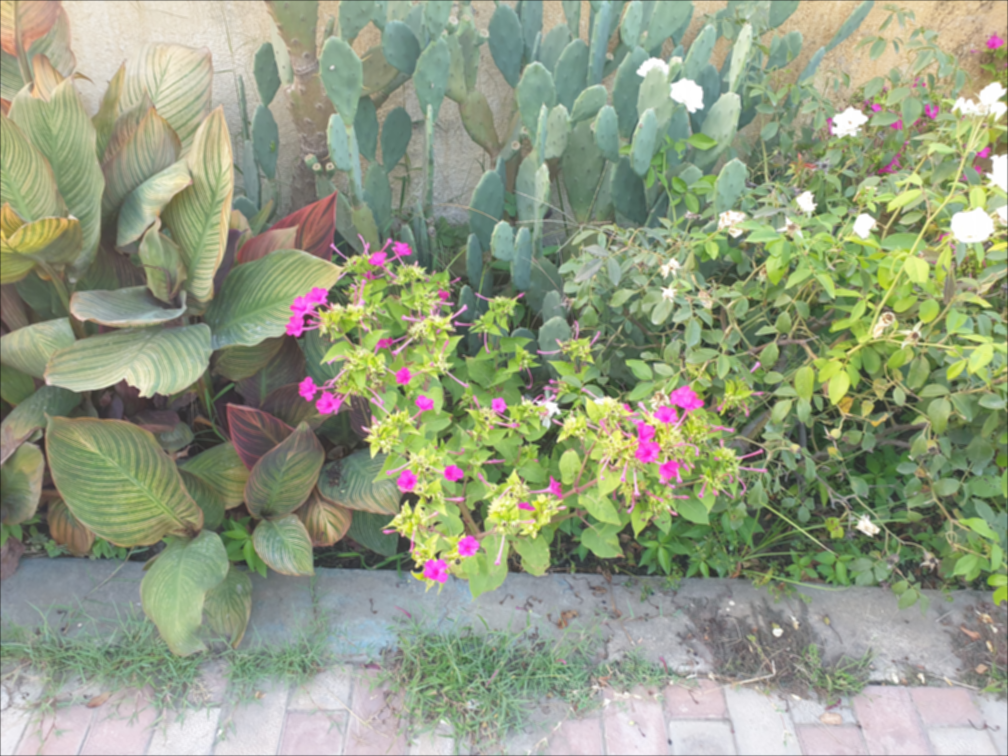
#> input picture test/data/enhancement/flowers.blur.png, 1008 x 756 px
$ python sharpening.py
#> lines starting #> are read from the running program, lines starting #| are printed output that depends on the picture; after the words box and inside, x2 and y2 are one past the last pixel; in counts of white or black regions, pixels touching at a corner belong together
### enhancement/filters.py
import numpy as np
import cv2
from scipy import signal
import math


# [18 lines left out: functions apply_excluded_boxFilter_lib, convolve_colors, not called in this run]

def gaussianKernel(sigma, kernel_size):
    kernel = np.zeros((kernel_size, kernel_size))
    k = int(kernel_size / 2)
    for i in range(-k, k + 1):
        for j in range(-k, k + 1):
            x = np.exp(-((i ** 2 + j ** 2) / (2 * (sigma ** 2))))
            kernel[i + k, j + k] = x
    kernel = kernel / (np.sum(kernel))
    return kernel


def kernel_img(kernel):
    shape = kernel.shape
    result = np.zeros((shape[0] * 100, shape[1] * 100))
    for i in range(shape[0]):
        for j in range(shape[1]):
            result[i * 100:(i + 1) * 100, j * 100:(j + 1) * 100] = kernel[i, j]
    return result


def laplacian(img):
    kernel = np.array([[0, 1, 0], [1, -4, 1], [0, 1, 0]])
    result = signal.convolve2d(img,kernel, mode='valid')
    return result

def ideal_highpass_filter(shape, diameter):
    high_pass = np.zeros(shape)
    d = diameter ** 2
    x0, y0 = int(shape[0] / 2), int(shape[1] / 2)
    for i in range(shape[0]):
        for j in range(shape[1]):
            if ((i - x0) ** 2 + (j - y0) ** 2 > d):
                high_pass[i, j] = 1

    return high_pass

def apply_fourier_mul(img, kernel):
    img_fourier = np.fft.fft2(img, axes=(0, 1))
    img_fourier = np.fft.fftshift(img_fourier)
    r, g, b = img_fourier[:, :, 0] * kernel, img_fourier[:, :, 1] * kernel, img_fourier[:, :, 2] * kernel
    result = np.zeros(img_fourier.shape, dtype=np.complex)
    result[:, :, 0] = r
    result[:, :, 1] = g
    result[:, :, 2] = b
    return result

def apply_laplacian_fourier(img):
    img_fourier = np.fft.fft2(img, axes=(0, 1))
    img_fourier = np.fft.fftshift(img_fourier)
    width, height = img_fourier.shape[0], img_fourier.shape[1]
    result = np.zeros(img_fourier.shape, dtype=np.complex)
    for i in range(width):
        for j in range(height):
            coeff = 4 * math.pi * math.pi * ((i - int(width / 2)) ** 2 + (j - int(height / 2)) ** 2)
            result[i, j] = img_fourier[i, j] * coeff

    return result

### enhancement/util.py
import numpy as np
import cv2


def convert_from_float32_to_uint8(img):
    max_index, min_index = np.max(img), np.min(img)
    a = 255 / (max_index - min_index)
    b = 255 - a * max_index
    result = (a * img + b).astype(np.uint8)
    return result

### test/sharpening.py
import numpy as np
import cv2
import matplotlib.pyplot as plt
from enhancement import filters,util

''' defining paths '''
input_path = "data/enhancement/flowers.blur.png"
output_1_path = "outputs/sharpening_res01.jpg"
output_2_path = "outputs/sharpening_res02.jpg"
output_3_path = "outputs/sharpening_res03.jpg"
output_4_path = "outputs/sharpening_res04.jpg"
output_5_path = "outputs/sharpening_res05.jpg"
output_6_path = "outputs/sharpening_res06.jpg"
output_7_path = "outputs/sharpening_res07.jpg"
output_8_path = "outputs/sharpening_res08.jpg"
output_9_path = "outputs/sharpening_res09.jpg"
output_10_path = "outputs/sharpening_res10.jpg"
output_11_path = "outputs/sharpening_res11.jpg"
output_12_path = "outputs/sharpening_res12.jpg"
output_13_path = "outputs/sharpening_res13.jpg"
output_14_path = "outputs/sharpening_res14.jpg"

''' opening image '''
img = cv2.imread(input_path)
#> img is the input picture: shape (756, 1008, 3); mean B, G, R 131.2, 157.3, 148.6
img = cv2.cvtColor(img, cv2.COLOR_BGR2RGB)
img_float = np.float32(img / 255)

''' defining kernel '''
sigma, kernel_size = 3, 7
alpha = 0.5
kernel = filters.gaussianKernel(sigma, kernel_size)
kernel_img = filters.kernel_img(kernel)
plt.imsave(output_1_path, kernel_img)

''' method 1 '''
img_blurred = cv2.filter2D(img_float, -1, kernel)  ## f*g : convolving image with kernel
# saving result
img_blurred_result = util.convert_from_float32_to_uint8(img_blurred)
#> in convert_from_float32_to_uint8, `max_index, min_index = np.max(img), np.min(img)`: max_index = 1; min_index = 0.151
#> in convert_from_float32_to_uint8, `a = 255 / (max_index - min_index)`: a = 300.3
#> in convert_from_float32_to_uint8, `b = 255 - a * max_index`: b = -45.26
img_blurred_result = cv2.cvtColor(img_blurred_result, cv2.COLOR_RGB2BGR)
cv2.imwrite(output_2_path, img_blurred_result)

unsharp_mask = np.subtract(img_float, img_blurred)
# saving result
unsharp_mask_result = util.convert_from_float32_to_uint8(unsharp_mask)
unsharp_mask_result = cv2.cvtColor(unsharp_mask_result, cv2.COLOR_RGB2BGR)
cv2.imwrite(output_3_path, unsharp_mask_result)

img_sharpened = np.add(img_float, alpha * unsharp_mask)
# saving result
img_sharpened_result = util.convert_from_float32_to_uint8(img_sharpened)
img_sharpened_result = cv2.cvtColor(img_sharpened_result, cv2.COLOR_RGB2BGR)
cv2.imwrite(output_4_path, img_sharpened_result)

''' method 2 '''
''' laplacian kernel '''
k = 0.5
laplacian_kernel = filters.laplacian(kernel)
# saving result
laplacian_kernel_result = filters.kernel_img(laplacian_kernel)
plt.imsave(output_5_path, laplacian_kernel_result)

unsharp_mask = cv2.filter2D(img_float, -1, laplacian_kernel)
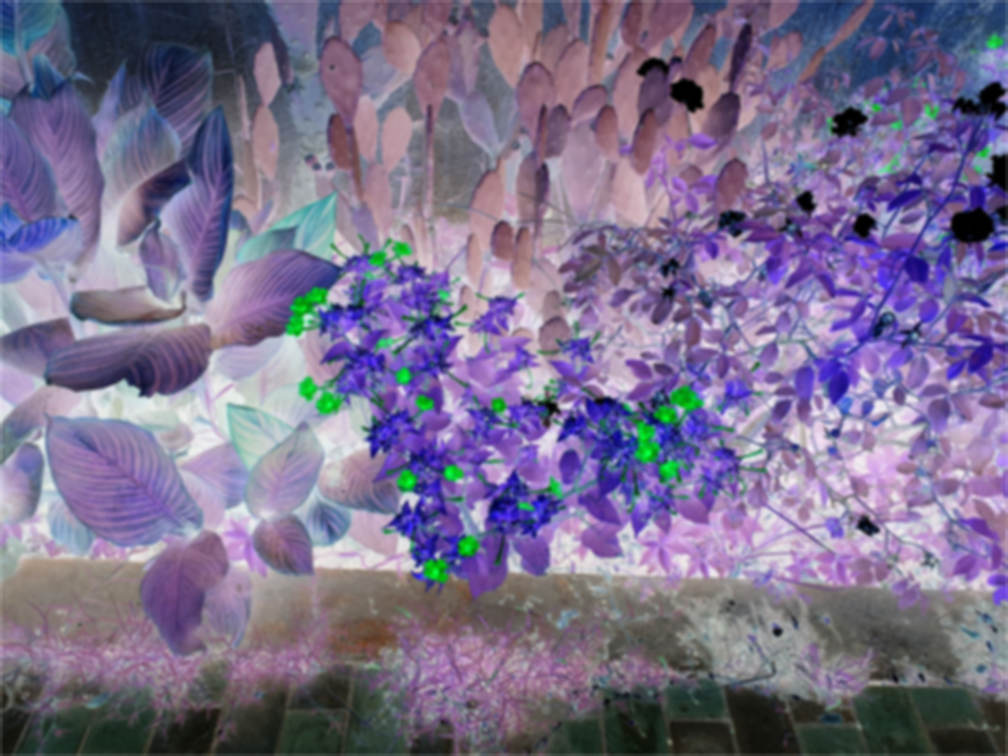
#> unsharp_mask: shape (756, 1008, 3) float32; mean R, G, B -0.0625, -0.0662, -0.0552; drawn with min black and max white
# saving result
unsharp_mask_result = util.convert_from_float32_to_uint8(unsharp_mask)
unsharp_mask_result = cv2.cvtColor(unsharp_mask_result, cv2.COLOR_RGB2BGR)
cv2.imwrite(output_6_path, unsharp_mask_result)

img_sharpened = img_float - k * unsharp_mask
# saving result
img_sharpened_result = util.convert_from_float32_to_uint8(img_sharpened)
img_sharpened_result = cv2.cvtColor(img_sharpened_result, cv2.COLOR_RGB2BGR)
cv2.imwrite(output_7_path, img_sharpened_result)

''' method 3 '''
k = 0.4
# taking fourier transform
img_fourier = np.fft.fft2(img_float, axes=(0, 1))
img_fourier = np.fft.fftshift(img_fourier)
# saving fouerier image
img_fourier_result = np.log(np.abs(img_fourier))
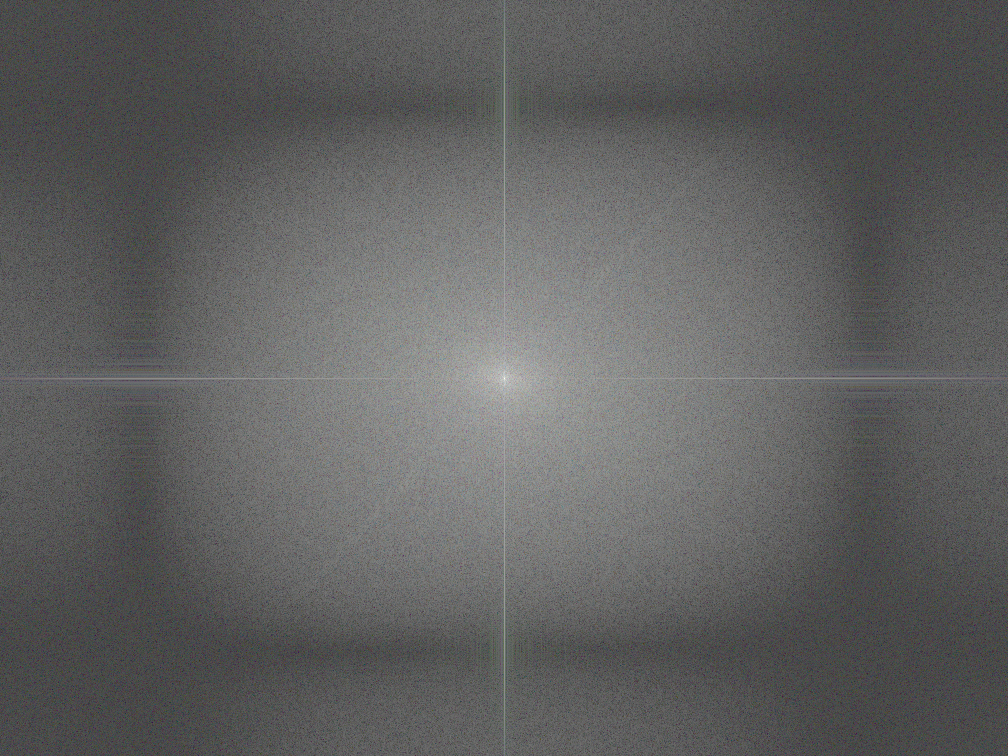
#> img_fourier_result: shape (756, 1008, 3) float64; mean of channels 0, 1, 2 1.53, 1.56, 1.55; drawn with min black and max white
img_fourier_result = util.convert_from_float32_to_uint8(img_fourier_result)
img_fourier_result = cv2.cvtColor(img_fourier_result, cv2.COLOR_RGB2BGR)
cv2.imwrite(output_8_path, img_fourier_result)

''' high pass filter '''
highpass = filters.ideal_highpass_filter((img.shape[0], img.shape[1]), 100)
# saving
highpass_result = util.convert_from_float32_to_uint8(highpass)
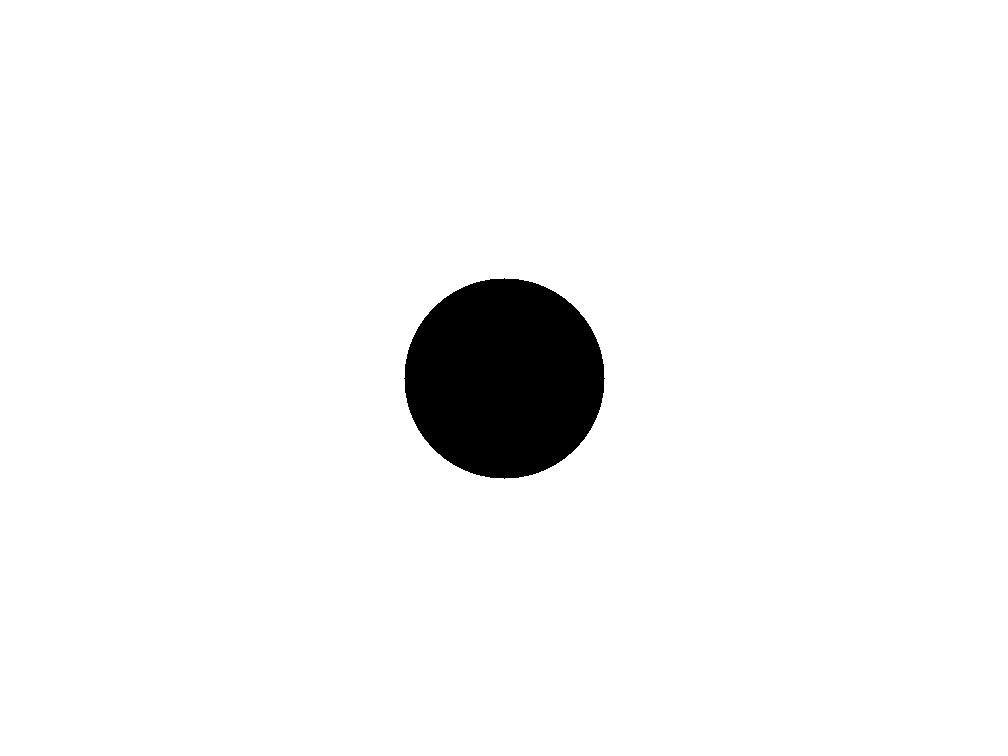
#> highpass: shape (756, 1008) float64; values 0 (black) and 1 (white), 95.9% white; 1 black region, box (x1, y1, x2, y2) and area: (404, 278, 605, 479) 31417
cv2.imwrite(output_9_path, highpass_result)

img_sharpened_fourier = filters.apply_fourier_mul(img_float, 1 + k * highpass)
# saving
img_sharpened_fourier_result = np.log(np.abs(img_sharpened_fourier))
img_sharpened_fourier_result = util.convert_from_float32_to_uint8(img_sharpened_fourier_result)
cv2.imwrite(output_10_path, img_sharpened_fourier_result)

''' final result '''
result3 = np.fft.ifftshift(img_sharpened_fourier)
result3 = np.fft.ifft2(result3, axes=(0, 1))
result3 = np.real(result3)
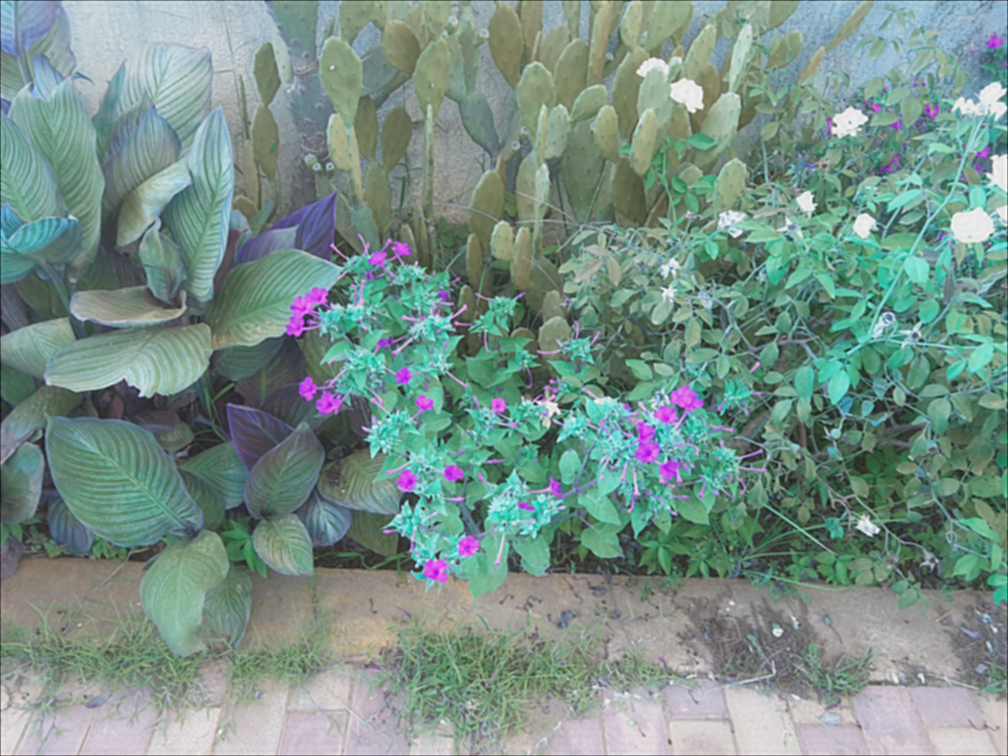
#> result3: shape (756, 1008, 3) float64; mean of channels 0, 1, 2 0.583, 0.617, 0.514; drawn with min black and max white
result3 = util.convert_from_float32_to_uint8(result3)
result3 = cv2.cvtColor(result3, cv2.COLOR_RGB2BGR)
cv2.imwrite(output_11_path, result3)

'''
  method 4
'''
k = 0.00001
img_laplacian = filters.apply_laplacian_fourier(img_float)
# saving
img_laplacian_result = np.abs(img_laplacian)
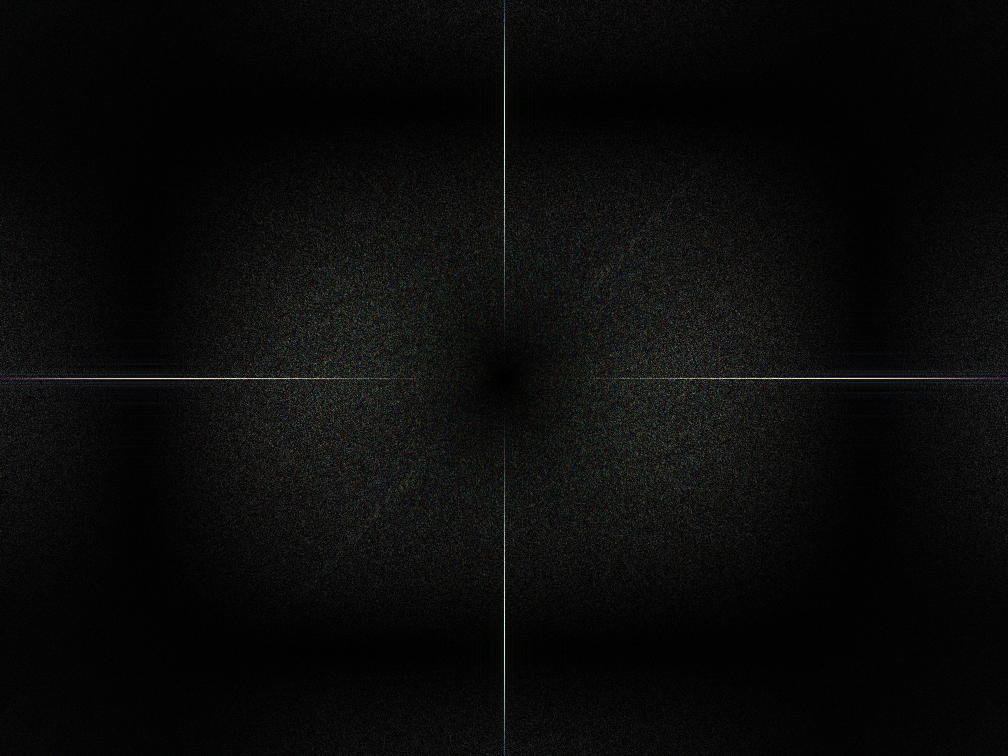
#> img_laplacian_result: shape (756, 1008, 3) float64; mean of channels 0, 1, 2 26774104.8, 28043219.5, 27547707.7; drawn with min black and max white
img_laplacian_result = util.convert_from_float32_to_uint8(img_laplacian_result)
img_laplacian_result = cv2.cvtColor(img_laplacian_result, cv2.COLOR_RGB2BGR)
cv2.imwrite(output_12_path, img_laplacian_result)

img_laplacian_inverse = np.fft.ifft2(img_laplacian, axes=(0, 1))
img_laplacian_inverse = np.real(img_laplacian_inverse)
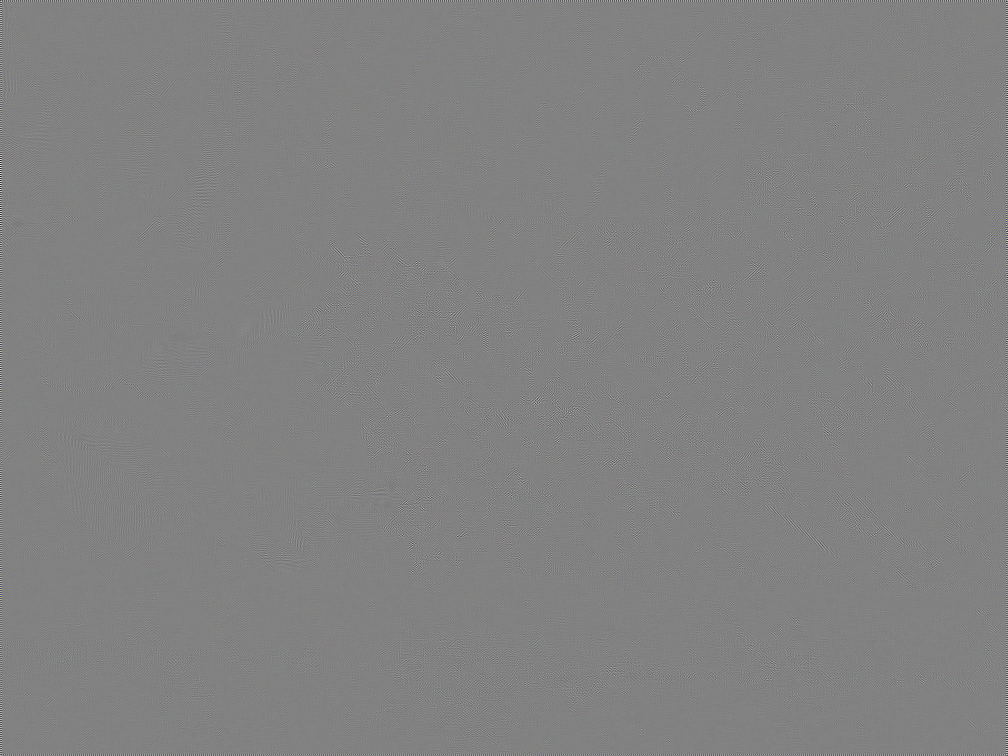
#> img_laplacian_inverse: shape (756, 1008, 3) float64; mean of channels 0, 1, 2 -31.1, 8, -28.5; drawn with min black and max white
# saving
img_laplacian_inverse_result = util.convert_from_float32_to_uint8(img_laplacian_inverse)
img_laplacian_inverse_result = cv2.cvtColor(img_laplacian_inverse_result, cv2.COLOR_RGB2BGR)
cv2.imwrite(output_13_path, img_laplacian_inverse_result)

''' final result '''
result4 = img + k * img_laplacian_inverse
result4 = util.convert_from_float32_to_uint8(result4)
result4 = cv2.cvtColor(result4, cv2.COLOR_RGB2BGR)
cv2.imwrite(output_14_path, result4)
